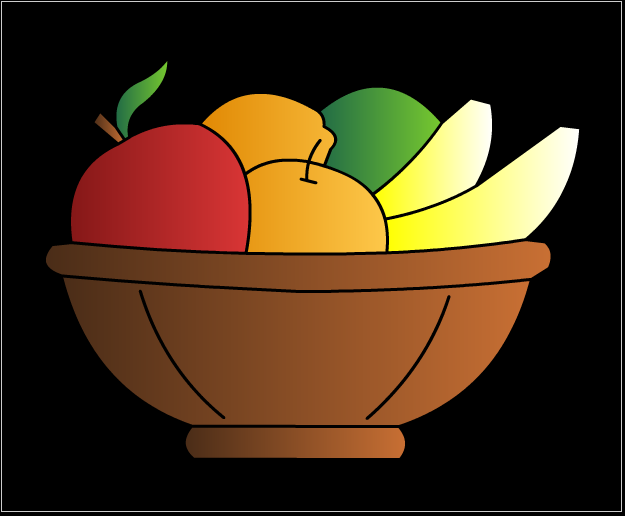
//> input picture imageprocessing/a.png, 625 x 516 px
$ ./k7   (built with g++ and OpenCV 4)
//> lines starting //> are read from the running program, lines starting //| are printed output that depends on the picture; after the words box and inside, x2 and y2 are one past the last pixel; in counts of white or black regions, pixels touching at a corner belong together
#include "opencv2/core/core.hpp"
#include "opencv2/highgui/highgui.hpp"
#include "opencv2/imgproc/imgproc.hpp"
#include <bits/stdc++.h>
#include <math.h>


using namespace cv;
using namespace std;

int main()

{
  int i,j,f=0,val,k,l,u=0,th,jk,sx=0,sy=0;
  float g[9];


  for(i=0;i<25;i++)
  {
  	g[i]=0;
  }


  Mat a= imread("a.png",0);
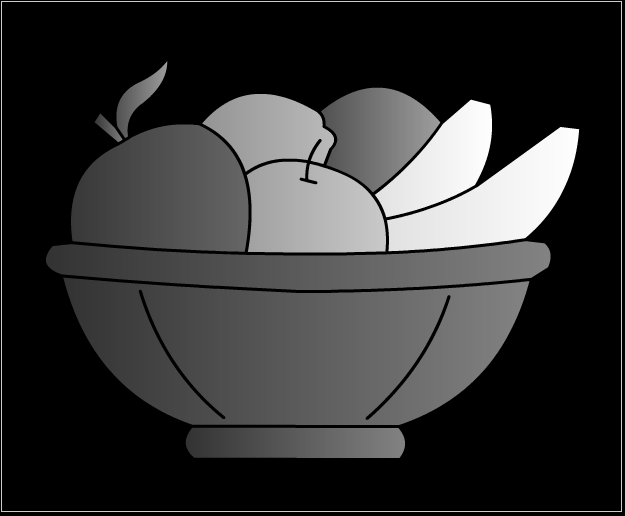
//> a: 516 rows x 625 cols, CV_8UC1; min 0, max 254, mean 52.5
  Mat b(a.rows,a.cols,CV_8UC1,Scalar(255));


  for(i=1;i<a.rows-1;i++)
       { for(j=1;j<a.cols-1;j++)
         {
          f=0;
          sx=0;
          for(k=i-1;k<=i+1;k++)
          {
            for(l=j-1;l<=j+1;l++)
            {     if(l-j==-1&&k-i==-1)
                   {jk=-1;}
                   if(l-j==0&&k-i==-1)
                   {jk=0;}
                 if(l-j==1&&k-i==-1)
                   {jk=1;}
                 if(l-j==-1&&k-i==0)
                   {jk=-2;}
                 if(l-j==0&&k-i==0)
                   {jk=0;}
                 if(l-j==1&&k-i==0)
                   {jk=2;}
                 if(l-j==-1&&k-i==1)
                   {jk=-1;}
                 if(l-j==0&&k-i==1)
                   {jk=0;}
                 if(l-j==1&&k-i==1)
                   {jk=1;}
                g[f]=a.at<uchar>(k,l)*jk;
                sx+=g[f];


            }

          }
          sy=abs(sx)/4;
         	if(sy>20)
          b.at<uchar>(i,j)=0;

         }
     }
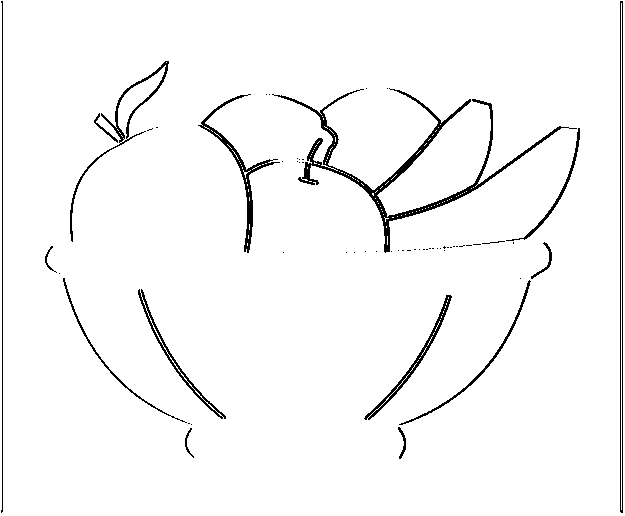
//> b: 516 rows x 625 cols, CV_8UC1; 96.8% white; black in thin lines or dots
//> after the loop, f = 0; sx = 0; jk = 1; sy = 0


namedWindow( "color", WINDOW_AUTOSIZE );
    imshow( "color", b );
//> (the run ends here: the program is stopped by the system, at `waitKey(0);`)

$ run again, with imageprocessing/filter.png copied over imageprocessing/a.png
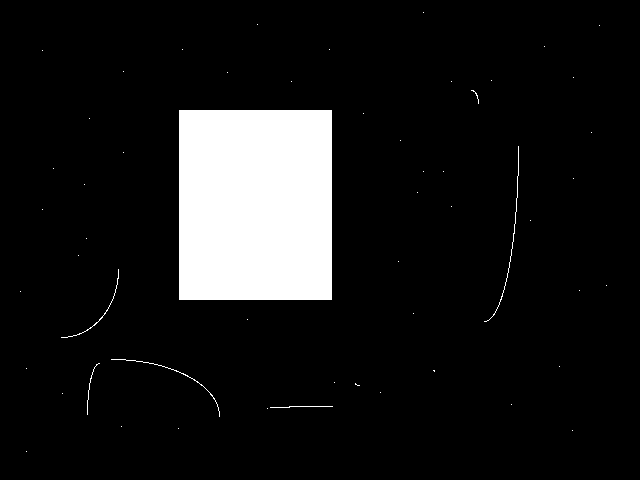
//> input picture imageprocessing/filter.png, 640 x 480 px
//> a: 480 rows x 640 cols, CV_8UC1; 9.7% white; 55 white regions (49 under 20 px), largest, box (x1, y1, x2, y2) and area: (179, 110, 332, 300) 29070, (484, 146, 519, 322) 183, (111, 359, 220, 417) 133, (61, 269, 119, 338) 102, (270, 406, 333, 408) 64, (87, 363, 100, 415) 55
//> after the loop `for(i=1;i<a.rows-1;i++)`:
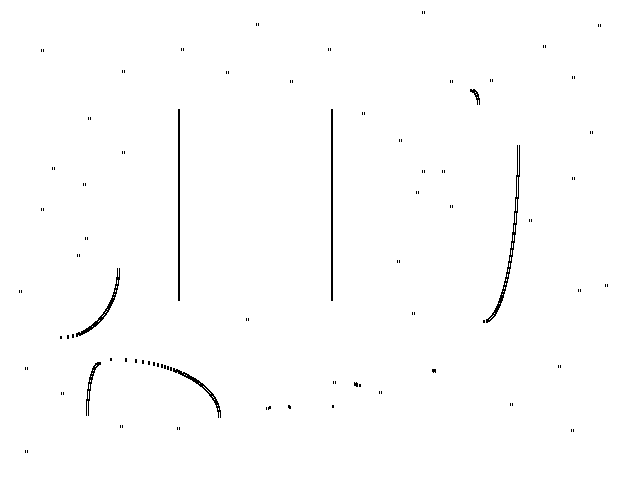
//> b: 480 rows x 640 cols, CV_8UC1; 99.2% white; black in thin lines or dots, all inside (x1, y1, x2, y2) = (19, 11, 608, 453)
//> after the loop `for(i=1;i<a.rows-1;i++)`: f = 0; jk = 1; sy = 0
